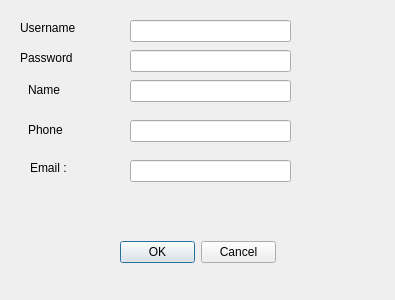
<?xml version="1.0" encoding="UTF-8"?>
<ui version="4.0">
 <class>ChangeAccountInformation</class>
 <widget class="QDialog" name="ChangeAccountInformation">
  <property name="geometry">
   <rect>
    <x>0</x>
    <y>0</y>
    <width>395</width>
    <height>300</height>
   </rect>
  </property>
  <property name="windowTitle">
   <string>Dialog</string>
  </property>
  <widget class="QDialogButtonBox" name="buttonBox">
   <property name="geometry">
    <rect>
     <x>120</x>
     <y>240</y>
     <width>156</width>
     <height>24</height>
    </rect>
   </property>
   <property name="standardButtons">
    <set>QDialogButtonBox::Cancel|QDialogButtonBox::Ok</set>
   </property>
  </widget>
  <widget class="QLineEdit" name="username">
   <property name="geometry">
    <rect>
     <x>130</x>
     <y>20</y>
     <width>161</width>
     <height>22</height>
    </rect>
   </property>
  </widget>
  <widget class="QLineEdit" name="pass">
   <property name="geometry">
    <rect>
     <x>130</x>
     <y>50</y>
     <width>161</width>
     <height>22</height>
    </rect>
   </property>
  </widget>
  <widget class="QLineEdit" name="name">
   <property name="geometry">
    <rect>
     <x>130</x>
     <y>80</y>
     <width>161</width>
     <height>22</height>
    </rect>
   </property>
  </widget>
  <widget class="QLineEdit" name="phone">
   <property name="geometry">
    <rect>
     <x>130</x>
     <y>120</y>
     <width>161</width>
     <height>22</height>
    </rect>
   </property>
  </widget>
  <widget class="QLineEdit" name="email">
   <property name="geometry">
    <rect>
     <x>130</x>
     <y>160</y>
     <width>161</width>
     <height>22</height>
    </rect>
   </property>
  </widget>
  <widget class="QLabel" name="label">
   <property name="geometry">
    <rect>
     <x>20</x>
     <y>20</y>
     <width>61</width>
     <height>16</height>
    </rect>
   </property>
   <property name="text">
    <string>Username</string>
   </property>
  </widget>
  <widget class="QLabel" name="label_2">
   <property name="geometry">
    <rect>
     <x>20</x>
     <y>50</y>
     <width>71</width>
     <height>16</height>
    </rect>
   </property>
   <property name="text">
    <string>Password</string>
   </property>
  </widget>
  <widget class="QLabel" name="label_3">
   <property name="geometry">
    <rect>
     <x>28</x>
     <y>80</y>
     <width>51</width>
     <height>20</height>
    </rect>
   </property>
   <property name="text">
    <string>Name</string>
   </property>
  </widget>
  <widget class="QLabel" name="label_4">
   <property name="geometry">
    <rect>
     <x>28</x>
     <y>120</y>
     <width>61</width>
     <height>20</height>
    </rect>
   </property>
   <property name="text">
    <string>Phone</string>
   </property>
  </widget>
  <widget class="QLabel" name="label_5">
   <property name="geometry">
    <rect>
     <x>30</x>
     <y>160</y>
     <width>49</width>
     <height>16</height>
    </rect>
   </property>
   <property name="text">
    <string>Email : </string>
   </property>
  </widget>
 </widget>
 <resources/>
 <connections/>
</ui>
